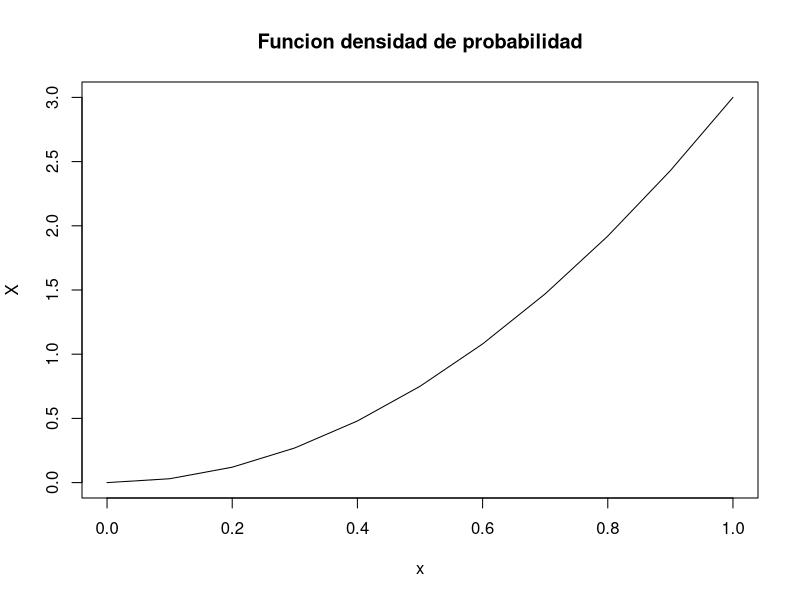
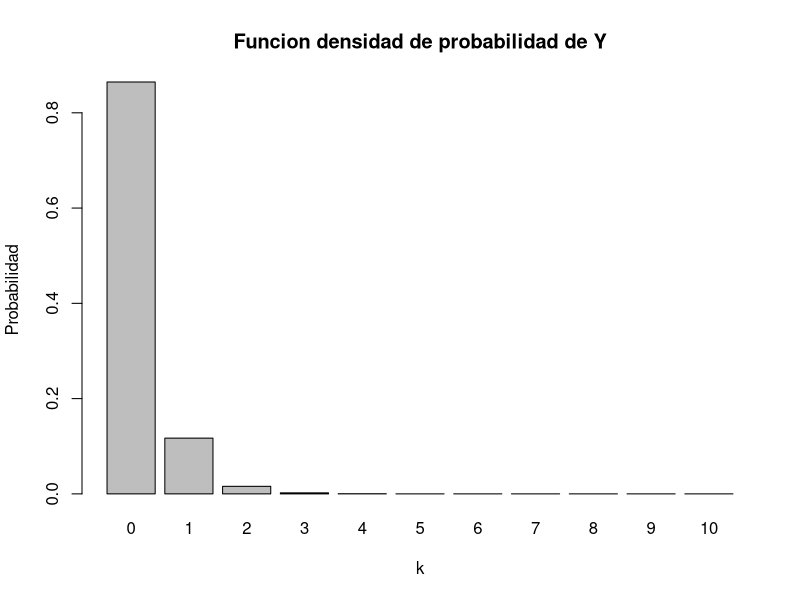
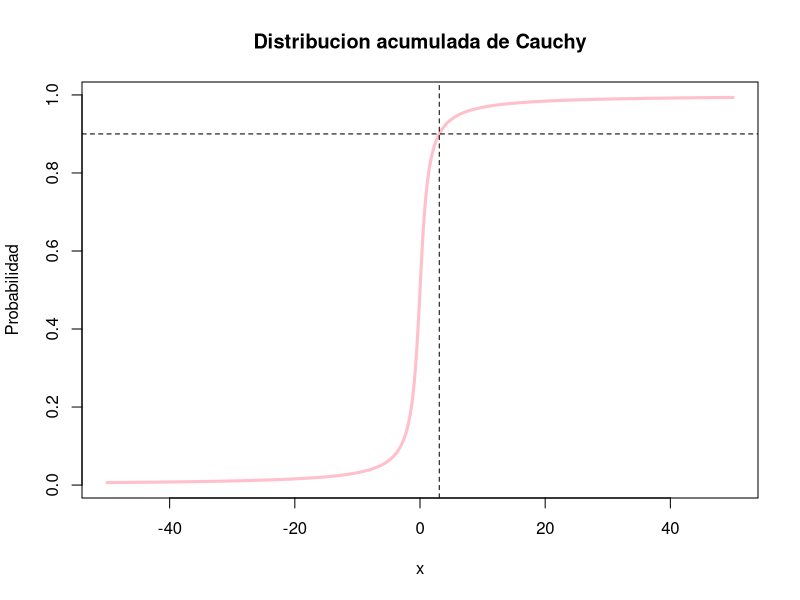

Reproduce these figures in R, in order.
## ---- chunk 1
plot(seq(0, 1, 0.1),3 * seq(0, 1, 0.1) ^ 2, main = "Funcion densidad de probabilidad",
                                        xlab = "x",
                                        ylab = "X",
                                        type = "l")

f <- function(x) {
3 * x^2
}

integrate(f, lower= 0.1, upper= 0.5) $value
## ---- chunk 2
pexp(q = 2, rate = 1)
## ---- chunk 3
pexp(q = 8, rate = 1) - pexp(q = 2, rate = 1)
## ---- chunk 4
qexp(0.25, rate = 1, lower.tail = F)
## ---- chunk 5
qexp(0.2, rate = 0.00001)
qexp(0.4, rate = 0.00001)
qexp(0.6, rate = 0.00001)
qexp(0.8, rate = 0.00001)
## ---- chunk 6
pnorm(q = 0, mean = 5, sd = 10) # P(X<0)
pnorm(q = 10, mean = 5, sd = 10, lower.tail = F) # P(X>10)
pnorm(q = 15, mean = 5, sd = 10, lower.tail = F) # P(X>=15)
## ---- chunk 7
pnorm(q = 15, mean = 5, sd = 10) - pnorm(q = -20, mean = 5, sd = 10) # P(-20 < X < 15)
pnorm(q = 30, mean = 5, sd = 10) - pnorm(q = -5, mean = 5, sd = 10) # P(-5 < X < 30)
## ---- chunk 8
qnorm(p = 0.05, mean = 5, sd = 10, lower.tail = F)
## ---- chunk 9
qnorm(p = 0.05, mean = 5, sd = 10, lower.tail = F)
## ---- chunk 10
pexp(1, rate = 2) #P(X=0) = P(T<=1)
pexp(2, rate = 2) - pexp(1, rate = 2) # P(X=1) = P(T<=2) - P(T<=1)
pexp(2, rate = 2, lower.tail = F)  # P(X=2) = P(T>=2) = P(T>2)
## ---- chunk 11
k = 0:10
vector_prob <- pexp(k+1, rate = 2)  - pexp(k, rate = 2) 


barplot(vector_prob ~ k, main = "Funcion densidad de probabilidad de Y",
                         ylab = "Probabilidad")
## ---- chunk 12
x <- seq(-50, 50, 0.1)
plot(1/2 + (1/pi) * atan(x) ~ x, main = "Distribucion acumulada de Cauchy",
                                 ylab = "Probabilidad",
                                 type = "l",
                                 lwd = 3,
                                 col = "pink")
abline(h = 0.9, lty = 2)
abline(v = 3.077, lty = 2)
## ---- chunk 13
qcauchy(0.1, location = 0, scale = 1, lower.tail = F, log.p = FALSE)
